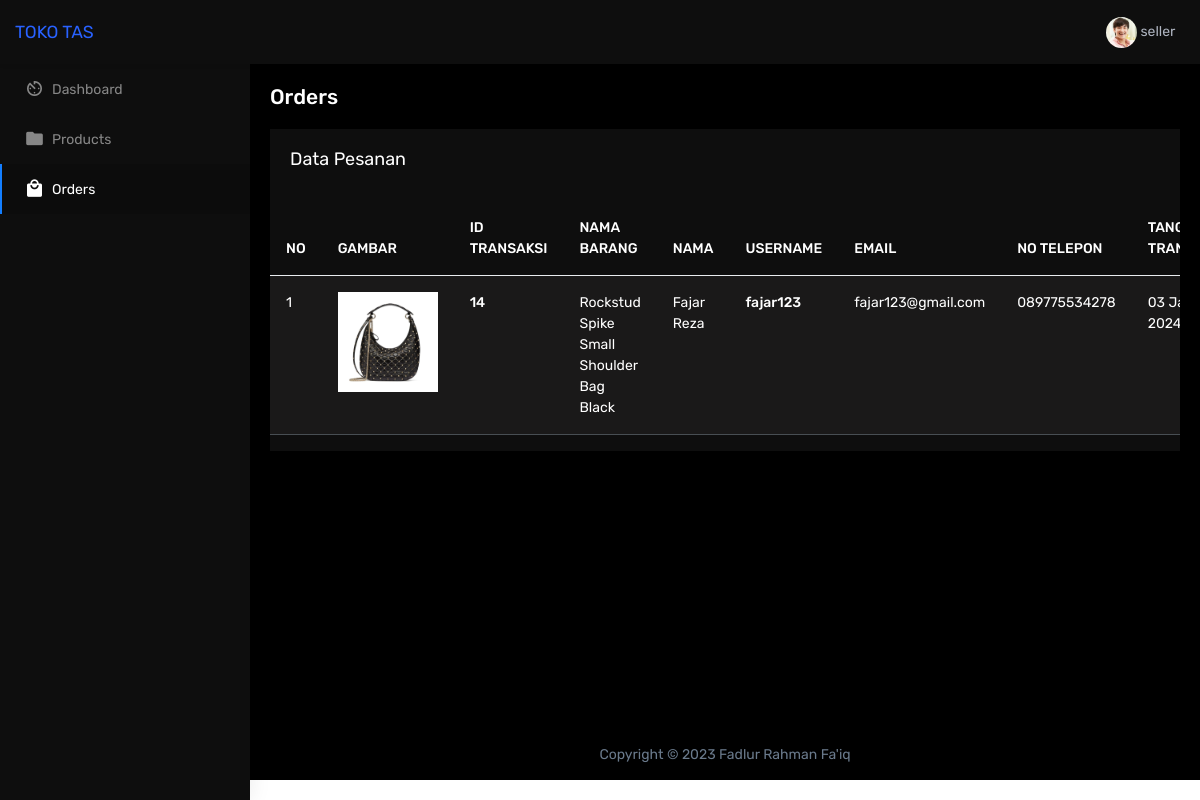
Screenshot of /seller/orders.php (signed in) with the database file from the repository.
### tables this page shows
CREATE TABLE `transaksi` (
  `id_transaksi` int(200) NOT NULL,
  `jml_barang` float NOT NULL,
  `total_harga` int(100) NOT NULL,
  `tgl_transaksi` varchar(200) NOT NULL,
  `tujuan` varchar(255) NOT NULL,
  `id_user` int(11) NOT NULL,
  `kd_barang` varchar(255) NOT NULL
);

CREATE TABLE `barang` (
  `kd_barang` varchar(255) NOT NULL,
  `nama_barang` varchar(100) NOT NULL,
  `harga_barang` int(100) NOT NULL,
  `stok_barang` int(11) NOT NULL,
  `gambar_barang` varchar(255) NOT NULL,
  `kategori` varchar(20) NOT NULL,
  `id_user` int(200) NOT NULL
);

CREATE TABLE `tbl_users` (
  `id_user` int(200) NOT NULL,
  `name` varchar(100) NOT NULL,
  `username` varchar(50) NOT NULL,
  `email` varchar(50) NOT NULL,
  `no_telp` varchar(50) NOT NULL,
  `tgl_lahir` date NOT NULL,
  `password` varchar(50) NOT NULL,
  `role` varchar(10) NOT NULL
);

### functions/functions.php (called while the page is built, shortened)
<?php
$conn = mysqli_connect('localhost', 'root', '', 'penjualan_tas');
function query($query)
{
    global $conn;
    $result = mysqli_query($conn, $query);
    $rows = [];
    while ($row = mysqli_fetch_assoc($result)) {
        $rows[] = $row;
    }
    return $rows;
}

### seller/orders.php (the view, shortened to what this page needs)
<?php
require '../functions/functions.php';
$id_user = $_SESSION["id"];
$orders = query("SELECT transaksi.*, barang.*, tbl_users.*
FROM transaksi
INNER JOIN tbl_users ON transaksi.id_user = tbl_users.id_user
INNER JOIN barang ON transaksi.kd_barang = barang.kd_barang WHERE barang.id_user = $id_user
");
$count = 1;
?>
<!DOCTYPE html>
<html lang="en">
<head>
    <link href="assets/libs/chartist/dist/chartist.min.css" rel="stylesheet">
    <link href="dist/css/style.min.css" rel="stylesheet">
</head>
<body>
    <div id="main-wrapper" data-navbarbg="skin5" data-theme="light" data-layout="vertical" data-sidebartype="full" data-boxed-layout="full">
        <header class="topbar" data-navbarbg="skin5">
            <nav class="navbar top-navbar navbar-expand-md navbar-light">
                <div class="navbar-header" data-logobg="skin5">
                    <div class="navbar-brand">
                        <a href="index.php" class="logo">
                            <span class="logo-text">
                                TOKO TAS
                            </span>
                        </a>
                    </div>
                </div>
                <div class="navbar-collapse collapse" id="navbarSupportedContent" data-navbarbg="skin5">
                    <ul class="navbar-nav float-end">
                        <li class="nav-item dropdown">
                            <a class="nav-link dropdown-toggle text-muted waves-effect waves-dark pro-pic" href="#" id="navbarDropdown" role="button" data-bs-toggle="dropdown" aria-expanded="false">
                                <img src="assets/images/users/1.jpg" alt="user" class="rounded-circle" width="31">
                                <?= $_SESSION['name']; ?>
                            </a>
                        </li>
                    </ul>
                </div>
            </nav>
        </header>
        <aside class="left-sidebar" data-sidebarbg="skin5">
            <div class="scroll-sidebar">
                <nav class="sidebar-nav">
                    <ul id="sidebarnav">
                        <li class="sidebar-item">
                            <a class="sidebar-link waves-effect waves-dark sidebar-link" href="index.php" aria-expanded="false">
                                <i class="mdi mdi-av-timer"></i>
                                <span class="hide-menu">Dashboard</span>
                            </a>
                        </li>
                        <li class="sidebar-item">
                            <a class="sidebar-link waves-effect waves-dark sidebar-link" href="products.php" aria-expanded="false">
                                <i class="mdi mdi-folder"></i>
                                <span class="hide-menu">Products</span>
                            </a>
                        </li>
                        <li class="sidebar-item">
                            <a class="sidebar-link waves-effect waves-dark sidebar-link" href="orders.php" aria-expanded="false">
                                <i class="mdi mdi-shopping"></i>
                                <span class="hide-menu">Orders</span>
                            </a>
                        </li>
                    </ul>
                </nav>
            </div>
        </aside>
        <div class="page-wrapper">
            <div class="page-breadcrumb">
                <div class="row">
                    <div class="col-5 align-self-center">
                        <h4 class="page-title">Orders</h4>
                    </div>
                </div>
            </div>
            <div class="container-fluid">
                <div class="row">
                    <div class="col-12">
                        <div class="card">
                            <div class="card-body">
                                <h4 class="card-title">Data Pesanan</h4>
                            </div>
                            <div class="table-responsive">
                                <table class="table table-hover table-striped table-dark">
                                    <thead>
                                        <tr class="table-dark">
                                            <th class="border-top-0">NO</th>
                                            <th class="border-top-0">GAMBAR</th>
                                            <th class="border-top-0">ID TRANSAKSI</th>
                                            <th class="border-top-0">NAMA BARANG</th>
                                            <th class="border-top-0">NAMA</th>
                                            <th class="border-top-0">USERNAME</th>
                                            <th class="border-top-0">EMAIL</th>
                                            <th class="border-top-0">NO TELEPON</th>
                                            <th class="border-top-0">TANGGAL TRANSAKSI</th>
                                        </tr>
                                    </thead>
                                    <tbody>
                                        <?php foreach ($orders as $order) : ?>
                                            <tr>
                                                <td class="txt-oflo"><?= $count; ?></td>
                                                <td class="txt-oflo"><img src="../img/<?= $order['gambar_barang']; ?>" alt="" width="100"></td>
                                                <td><span class="font-medium"><?= $order['id_transaksi']; ?></span></td>
                                                <td class="txt-oflo"><?= $order['nama_barang']; ?></td>
                                                <td class="txt-oflo"><?= $order['name']; ?></td>
                                                <td><span class="font-medium"><?= $order['username']; ?></span></td>
                                                <td class="txt-oflo"><?= $order['email']; ?></td>
                                                <td class="txt-oflo"><?= $order['no_telp']; ?></td>
                                                <td class="txt-oflo"><?= $order['tgl_transaksi']; ?></td>
                                            </tr>
                                            <?php $count++; ?>
                                        <?php endforeach; ?>
                                    </tbody>
                                </table>
                            </div>
                        </div>
                    </div>
                </div>
            </div>
            <footer class="footer text-center">
                Copyright &copy; 2023 Fadlur Rahman Fa'iq
            </footer>
        </div>
    </div>
</body>
</html>

### seller/orders.php (style rules this page uses)
.page-title { color: white; }
.card { background-color: #0e0e0e; color: white; }

### rows the page displays
transaksi: kd_barang.gambar_barang (picture), id_transaksi "14", kd_barang.nama_barang "Rockstud Spike Small Shoulder Bag Black", id_user.name "Fajar Reza", id_user.username "fajar123", id_user.email "fajar123@gmail.com", id_user.no_telp "089775534278", tgl_transaksi "03…"

### other values shown
$_SESSION['name'] "seller"
